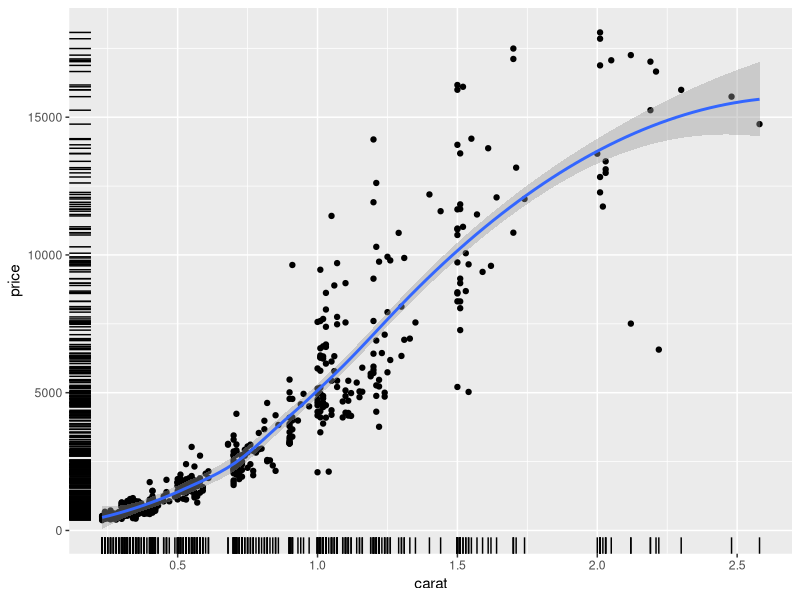
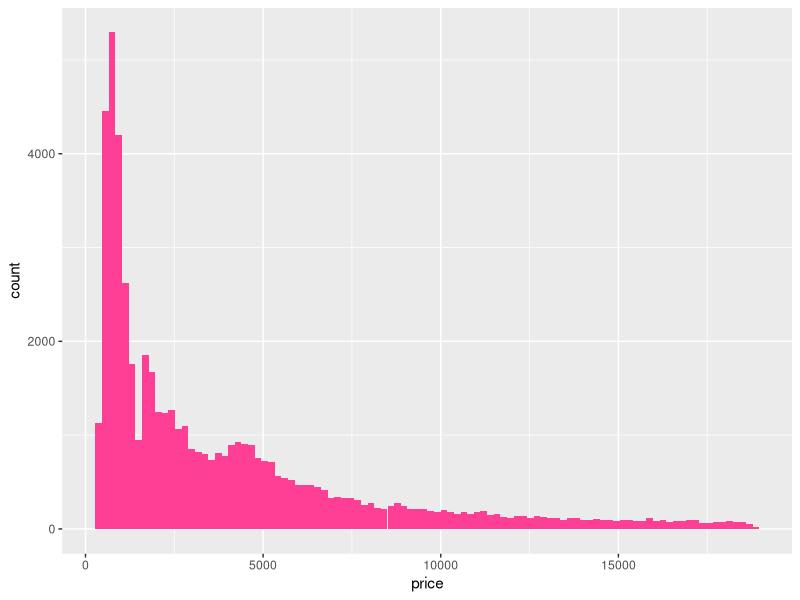
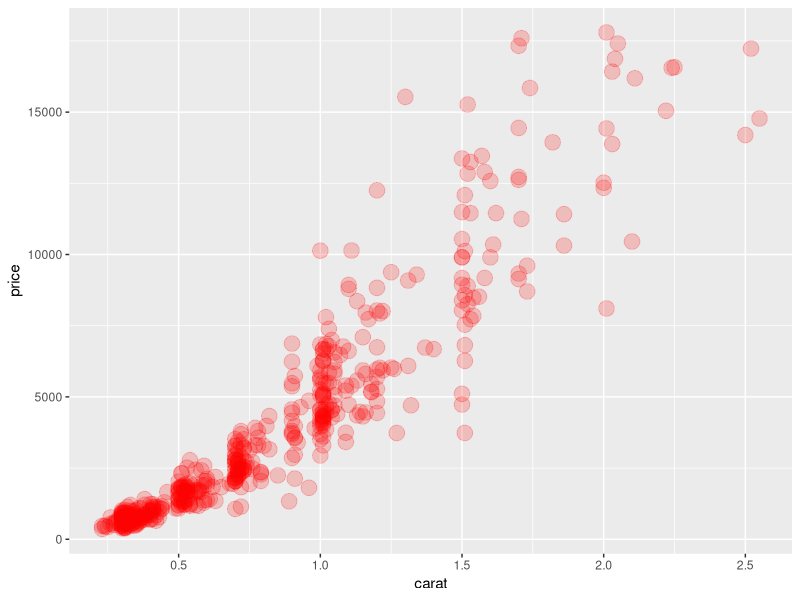
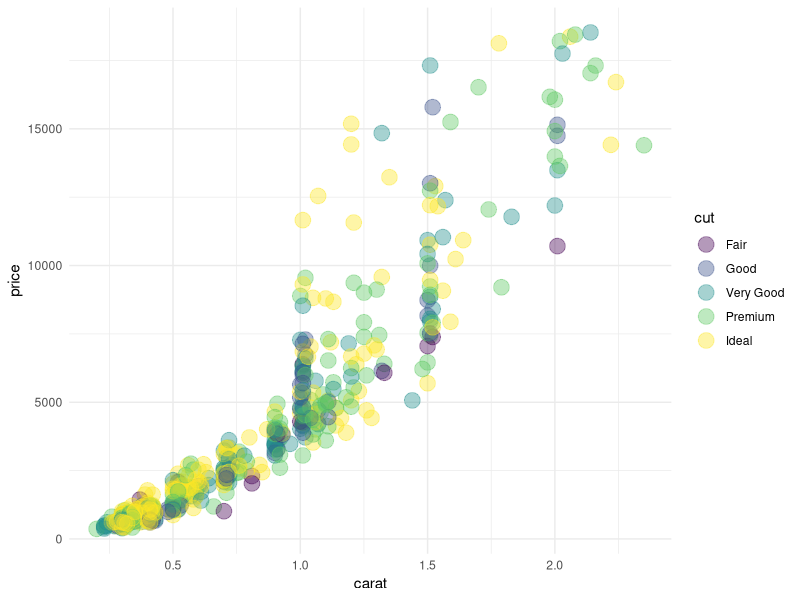
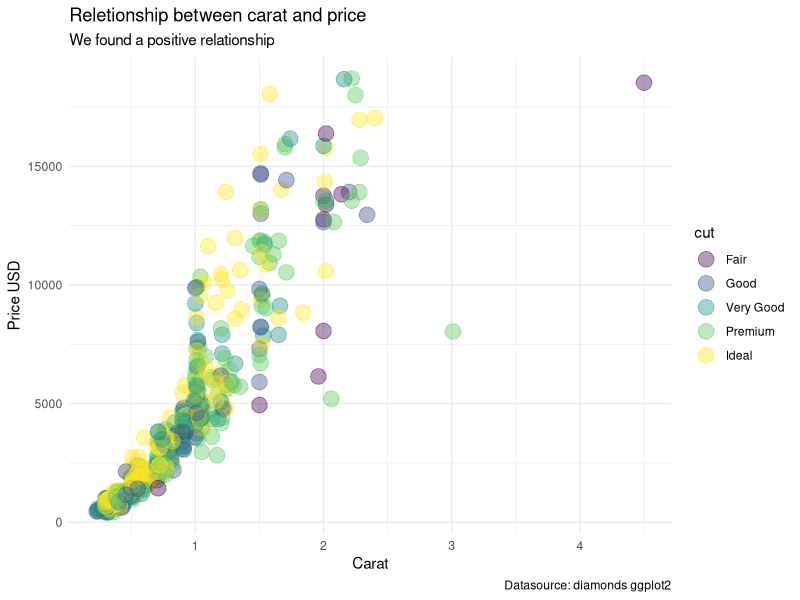
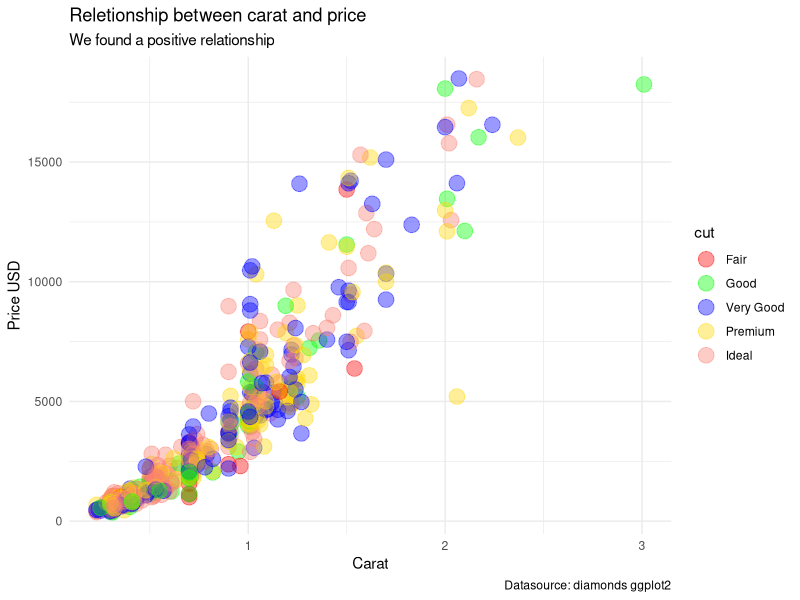
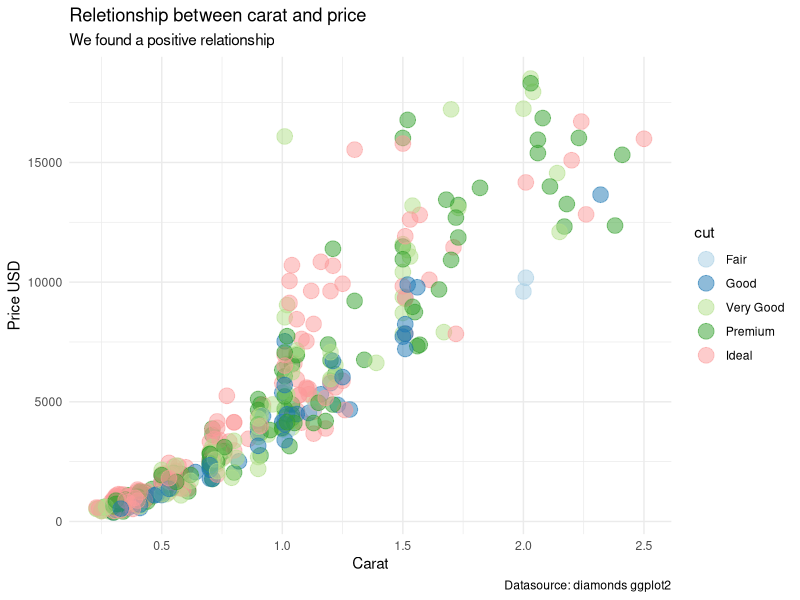
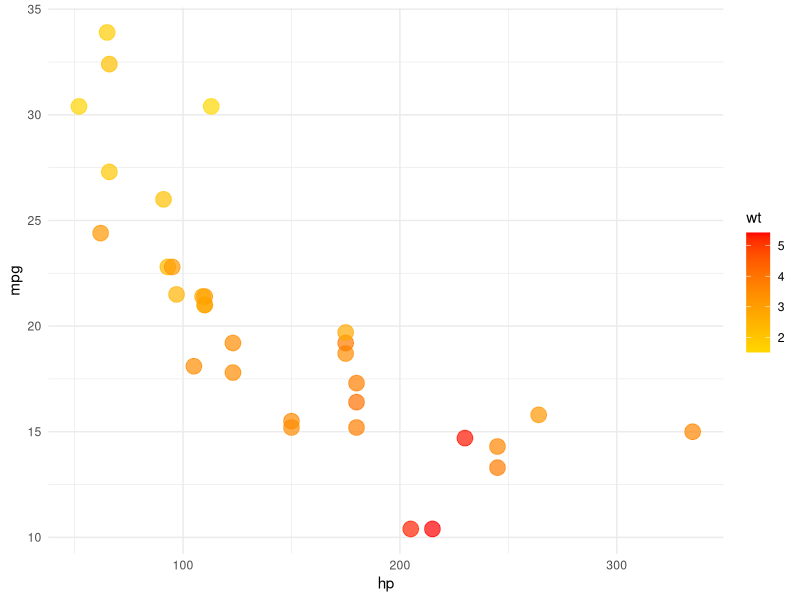

Recreate these plots in R, in order.
library(tidyverse)
glimpse(diamonds)

diamonds %>% count(cut)

## ordinal factor (factor able to order)
temp <- c("high", "med", "low", "high")
temp <- factor(temp, levels = c("low", "med", "high"), ordered = T)

## factor
gender <- c("m", "f", "m")
gender <- factor(gender)

## frequency table
diamonds %>% count(cut, color, clarity)

## sample
set.seed(36)
diamonds %>% sample_n(5)

## sampling 10% of data
diamonds %>% sample_frac(0.1) 

## slice data 
diamonds %>% slice(58:70) 

## relationship (pattern)
  ggplot(diamonds %>% sample_n(500), aes(carat, price)) +
  geom_point() +
  geom_smooth() +
  geom_rug()

## setting vs, mapping
# setting  = set (customize) in geometric layer  --> set in geom
ggplot(diamonds, aes(price)) +
  geom_histogram(bins=100, fill="violetred1") #browse color name in R by function colors()
  
ggplot(diamonds%>%sample_n(500),aes(carat,price))+
  geom_point(size=5, alpha=0.2, color="red")

## mapping = set by referring to the other data column --> set in mapping
ggplot(diamonds%>%sample_n(500),aes(carat,price, col=cut))+
  geom_point(size=5, alpha=0.4) +
  theme_minimal()

## add label
ggplot(diamonds%>%sample_n(500),aes(carat,price, col=cut))+
  geom_point(size=5, alpha=0.4) +
  theme_minimal() +
  labs(
    title = "Reletionship between carat and price",
    x = "Carat",
    y = "Price USD",
    subtitle = "We found a positive relationship",
    caption = "Datasource: diamonds ggplot2"
  )

## customize palette color 
ggplot(diamonds%>%sample_n(500),aes(carat,price, col=cut))+
  geom_point(size=5, alpha=0.4) +
  theme_minimal() +
  labs(
    title = "Reletionship between carat and price",
    x = "Carat",
    y = "Price USD",
    subtitle = "We found a positive relationship",
    caption = "Datasource: diamonds ggplot2"
  ) +
  scale_color_manual(values= c(
    "red" , "green", "blue", "gold", "salmon"
  ))

ggplot(diamonds%>%sample_n(500),aes(carat,price, col=cut))+
  geom_point(size=5, alpha=0.5) +
  theme_minimal() +
  labs(
    title = "Reletionship between carat and price",
    x = "Carat",
    y = "Price USD",
    subtitle = "We found a positive relationship",
    caption = "Datasource: diamonds ggplot2"
  ) +
  scale_color_brewer(type="qual", palette = 3) # browse color in website colorbrewer 2.0


## map color scale (gradient color) -> mapping color to quantitative data
ggplot(mtcars, aes(hp, mpg, col=wt)) +
  geom_point(size=5, alpha=0.7) +
  theme_minimal() +
  scale_color_gradient(low="gold", high="red")

## facet = to split data in many segments, to observe the pattern of data clearly
ggplot(diamonds %>% sample_n(5000), aes(carat, price)) + 
  geom_point() +
  theme_minimal() +
  facet_wrap(~cut, ncol=1)+
  geom_smooth()

ggplot(diamonds %>% sample_n(30000), aes(carat, price)) +
  geom_point(alpha=0.3)+
  geom_smooth(col="red") +
  theme_minimal()+
  facet_grid()

## combine charts
library(patchwork)

p1 <- qplot(mpg, data=mtcars, geom="histogram", bins=10)
p2 <- qplot(hp, mpg, data=mtcars, geom="point")
p3 <- qplot(hp, data=mtcars, geom="density")

## quick plot
p1 + p2 + p3
(p1+p2) / p3

